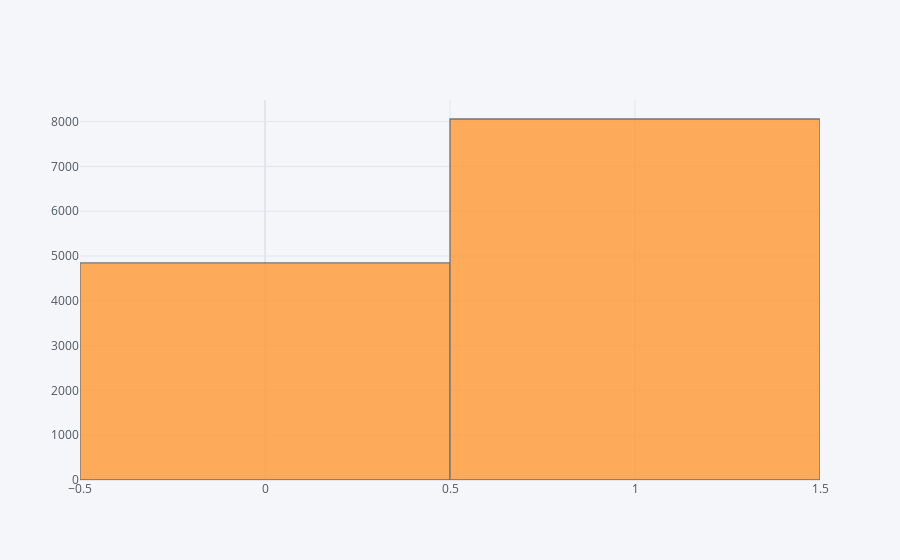

Notebook code for this chart:
### Code cell
import cufflinks as cf
cf.go_offline()
cf.set_config_file(offline=False, world_readable=True)
train['DiagPeriodL90D'].iplot(kind='hist')

### Figure 1 — Plotly figure (JSON) as saved in the notebook; plotly's stock layout.template omitted (floating-point values rounded to 4 significant figures; data arrays with more than 128 entries replaced by an {"elided": "..."} marker saying what was removed)
{"data": [{"histfunc": "count", "histnorm": "", "marker": {"color": "rgba(255, 153, 51, 1.0)", "line": {"color": "#4D5663", "width": 1.3}}, "name": "DiagPeriodL90D", "opacity": 0.8, "orientation": "v", "x": {"elided": "12904 int values"}, "type": "histogram"}], "layout": {"barmode": "overlay", "legend": {"bgcolor": "#F5F6F9", "font": {"color": "#4D5663"}}, "paper_bgcolor": "#F5F6F9", "plot_bgcolor": "#F5F6F9", "title": {"font": {"color": "#4D5663"}}, "xaxis": {"gridcolor": "#E1E5ED", "showgrid": true, "tickfont": {"color": "#4D5663"}, "title": {"font": {"color": "#4D5663"}, "text": ""}, "zerolinecolor": "#E1E5ED", "type": "linear", "range": [-0.5, 1.5], "autorange": true}, "yaxis": {"gridcolor": "#E1E5ED", "showgrid": true, "tickfont": {"color": "#4D5663"}, "title": {"font": {"color": "#4D5663"}, "text": ""}, "zerolinecolor": "#E1E5ED", "range": [0, 8482.0], "autorange": true}, "autosize": true}}
